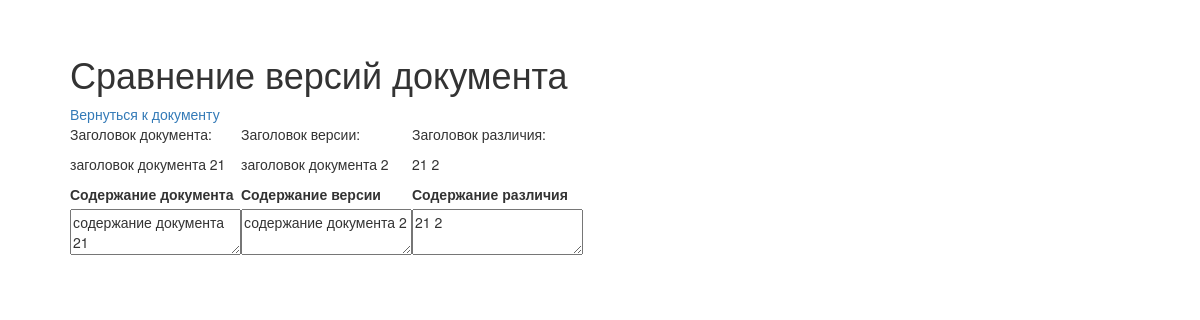
Page /docs/2/major on the earlier database version.
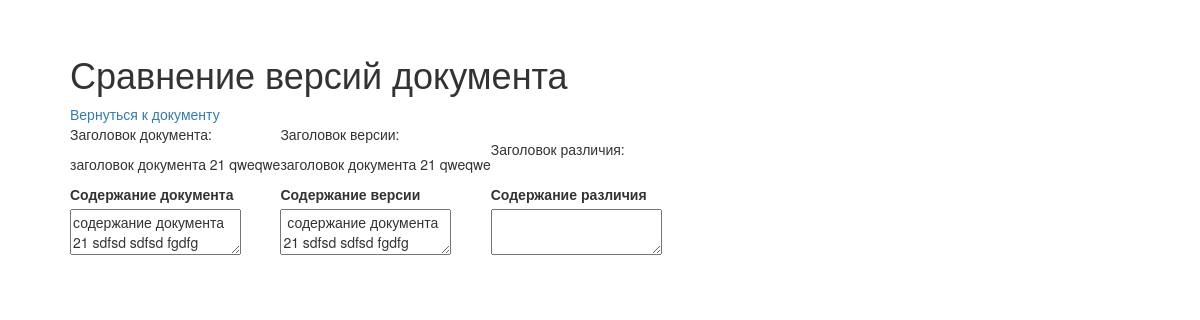
Same page on the later database version.
### models.py (models this page shows)
class Document(Base):
    __tablename__ = 't_doc'
    id = Column(Integer, primary_key=True)
    title = Column(String(100), nullable=False)
    content = Column(String(250), nullable=False)
    is_deleted = Column(Boolean, default=False)

class Archiv(Base):
    __tablename__ = 't_archiv'
    id = Column(Integer, primary_key=True)
    id_doc = Column(Integer, ForeignKey('t_doc.id'))
    ts = Column(DateTime, default=datetime.now())
    title = Column(String(100), nullable=False)
    content = Column(String(250), nullable=False)

### storage.py (the view)
@app.route('/docs/<int:doc_id>/major')
@error_exceptions
def compare_doc_major(doc_id):
    doc = DB.get_doc_by_id(doc_id)
    vers = DB.get_version(doc_id, last=True)
    titleComparator = TextComparator()
    contentComparator = TextComparator()
    if vers:
        titleComparator = TextComparator(doc.title, vers.title)
        contentComparator = TextComparator(doc.content, vers.content)
    diff = Differ(titleComparator.text_differences(), contentComparator.text_differences())
    return render_template('doc_compare.html', doc=doc, vers=vers, diff=diff)

### DB_ORM.py (called while the page is built)
def get_doc_by_id(doc_id):
    try:
        doc = session.query(Document).filter_by(id=doc_id).one()
        return doc
    except Exception as err:
        raise NotFoundDocumentError(err)

def get_version(doc_id, last=False):
    try:
        if last:
            last_vers = session.query(Archiv).filter_by(id_doc=doc_id).order_by(desc(Archiv.ts)).first()
            return last_vers
        vers = session.query(Archiv).filter_by(id_doc=doc_id).order_by(Archiv.ts).first()
        return vers
    except Exception as err:
        raise NotFoundDocumentError(err)

### comparator.py (called while the page is built)
    def text_differences(self):
        standard_words = {word for word in self.standard_text.split()}
        version_words = {word for word in self.version_text.split()}
        diff_words = set.symmetric_difference(version_words, standard_words)
        return ' '.join(diff_words)

### templates/doc_compare.html
{% extends 'base.html' %}
{% block content %}
  <h1>Сравнение версий документа</h1>
  <a href="{{ url_for('get_doc', doc_id=doc.id) }}">Вернуться к документу</a>
  {% if vers %}
    <table>
      <tr>
        <td>
          <p>Заголовок документа:</p>
          <p>{{ doc.title }}</p>
        </td>
        <td>
          <p>Заголовок версии:</p>
          <p>{{ vers.title }}</p>
        </td>
        <td>
          <p>Заголовок различия:</p>
          <p>{{ diff.title }}</p>
        </td>
      </tr>
      <tr>
        <td>
          <label for="content">Содержание документа</label><br>
          <textarea id="content" name="content" readonly>{{ doc.content }}</textarea>
        </td>
        <td>
          <label for="content_vers">Содержание версии</label><br>
          <textarea id="content_vers" name="content_vers" readonly>{{ vers.content }}</textarea>
        </td>
        <td>
          <label for="content_diff">Содержание различия</label><br>
          <textarea id="content_diff" name="content_diff" readonly>{{ diff.content }}</textarea>
        </td>
      </tr>
    </table>
  {% else %}
    <p>Нет версий для документа, документ еще не изменялся</p>
  {% endif %}
{% endblock %}

Differences in the rows shown:
no longer on this page (row unchanged): Archiv: title "заголовок документа 2", content_vers "содержание документа 2"
changed Document: title "заголовок документа 21" → "заголовок документа 21 qweqwe"; content "содержание документа 21" → "содержание документа 21 sdfsd sdfsd fgdfg"
added Archiv: title "заголовок документа 21 qweqwe", content_vers "содержание документа 21 sdfsd sdfsd fgdfg"
Other differences:
form field content_diff: "21 2" → (not shown)
{{ diff.title }}: "21 2" → (not shown)
